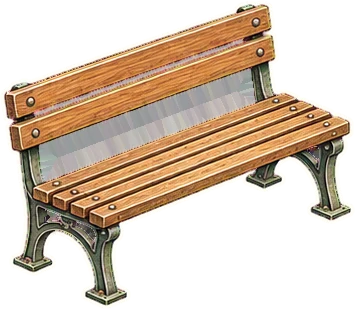
#> input picture lab/v3-sticker-kit/library/bench.webp, 355 x 309 px
$ python grid.py ../library/bench.webp ../library/bus.webp 5 ../library/bus.webp 1.0
#> lines starting #> are read from the running program, lines starting #| are printed output that depends on the picture
#!/usr/bin/python3
"""Grid overlay for placing stickers: tools/grid.py <library-name or png> out.png [step] [crop x,y,w,h] [scale]"""
import sys, json
from pathlib import Path
from PIL import Image, ImageDraw
HERE = Path(__file__).resolve().parent.parent
src = sys.argv[1]; out = sys.argv[2]; step = int(sys.argv[3]) if len(sys.argv) > 3 else 100
p = HERE / "library" / f"{src}.webp"
im = Image.open(p if p.exists() else src).convert("RGBA")
#> im is the input picture: PIL image 355x309 RGBA; mean R, G, B, A 214.8, 197.1, 177.2, 130.6
bg = Image.new("RGBA", im.size, (244, 239, 228, 255)); bg.alpha_composite(im); im = bg.convert("RGB")
#> after `bg = Image.new('RGBA', im.size, (244, 239, 228, 255))`:
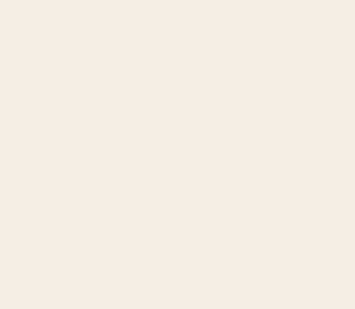
#> bg: PIL image 355x309 RGBA; mean R, G, B, A 244, 239, 228, 255
#> after `bg.alpha_composite(im)`:
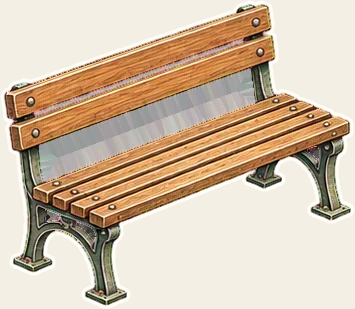
#> bg: PIL image 355x309 RGBA; mean R, G, B, A 210.3, 190.6, 168.3, 255
#> (the run stopped early here; a loop or call above may not have finished)

$ run again, on lab/v3-sticker-kit/library/catering-truck.webp
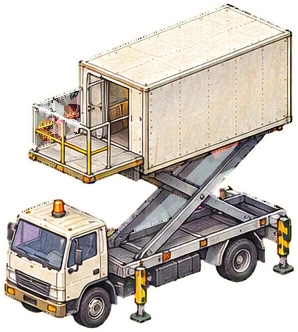
#> input picture lab/v3-sticker-kit/library/catering-truck.webp, 298 x 332 px
#> im is the input picture: PIL image 298x332 RGBA; mean R, G, B, A 204.9, 197.5, 187.9, 168.5
#> `bg.alpha_composite(im)`:
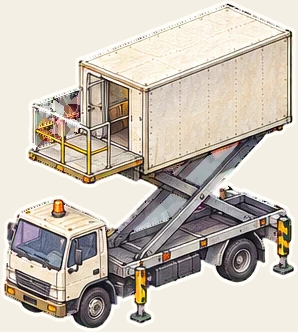
#> bg: PIL image 298x332 RGBA; mean R, G, B, A 201.9, 193.1, 181.9, 255
#> im: PIL image 298x332 RGB

$ run again, on lab/v3-sticker-kit/library/cloud-small.webp
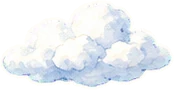
#> input picture lab/v3-sticker-kit/library/cloud-small.webp, 174 x 90 px
#> im is the input picture: PIL image 174x90 RGBA; mean R, G, B, A 236.4, 240, 241.7, 162.6
#> `bg.alpha_composite(im)`:
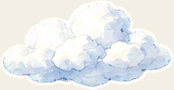
#> bg: PIL image 174x90 RGBA; mean R, G, B, A 233.2, 235.3, 235.2, 255
#> im: PIL image 174x90 RGB

$ run again, on lab/v3-sticker-kit/library/container.webp
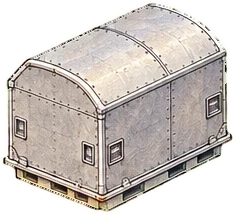
#> input picture lab/v3-sticker-kit/library/container.webp, 235 x 215 px
#> im is the input picture: PIL image 235x215 RGBA; mean R, G, B, A 203.3, 196.1, 189.7, 183.1
#> `bg.alpha_composite(im)`:
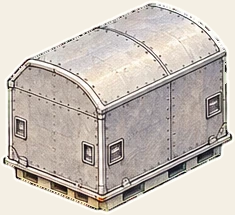
#> bg: PIL image 235x215 RGBA; mean R, G, B, A 201.3, 193, 185.2, 255
#> im: PIL image 235x215 RGB
